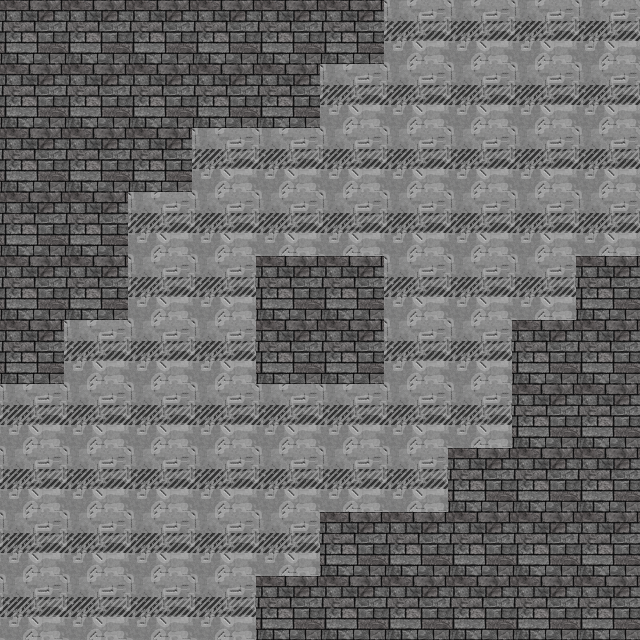

This is a level from a 2D game, rendered from its Tiled map with the project's own tilesets. A one-line summary and the map file follow, with tile-layer data summarised:
An orthogonal 10x10 tile map with 64x64 px tiles, 3 tile layers (Background, Dynamic_Obstacles, Walls).

<map version="1.0" orientation="orthogonal" renderorder="right-down" width="10" height="10" tilewidth="64" tileheight="64" nextobjectid="1">
 <tileset firstgid="1" name="64pxTileSet" tilewidth="64" tileheight="64">
  <image source="../64pxTileSet.png" width="1472" height="128" />
 </tileset>
 <layer name="Background" width="10" height="10">
  <data>[100 cells, 100 non-empty, 1 distinct tile ids]</data>
 </layer>
 <layer name="Dynamic_Obstacles" width="10" height="10">
  <data>[100 cells, 0 non-empty, 0 distinct tile ids]</data>
 </layer>
 <layer name="Walls" width="10" height="10">
  <data>[100 cells, 42 non-empty, 1 distinct tile ids]</data>
 </layer>
</map>
